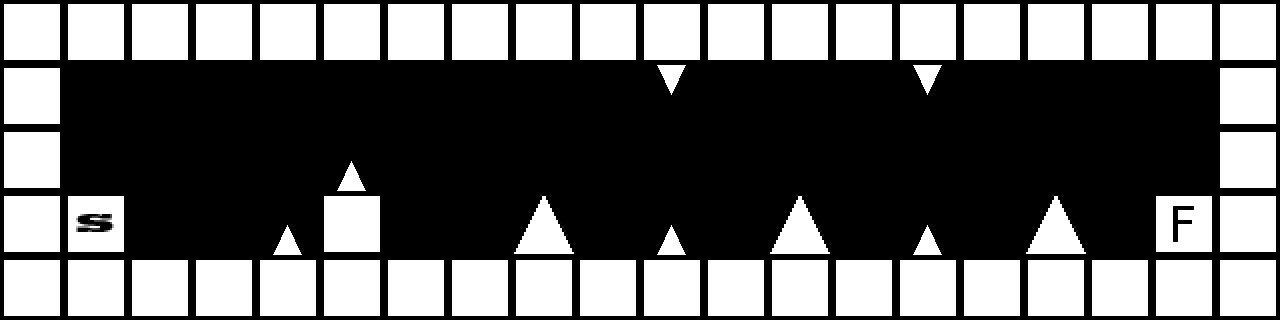

A 2D game scene composited from a Tiled map and its tileset images. What follows is a short description and the map's XML, with each tile layer's data collapsed to a summary:
An orthogonal 20x5 tile map with 64x64 px tiles, 1 tile layer (Blocks).

<map version="1.0" orientation="orthogonal" width="20" height="5" tilewidth="64" tileheight="64">
 <properties>
  <property name="DoubleJump" value="0" />
  <property name="GameMode" value="Race" />
  <property name="Gravity" value="3000" />
 </properties>
 <tileset firstgid="1" name="Sheet" tilewidth="64" tileheight="64">
  <image source="../../../TextureSheets/Sheet.png" width="256" height="256" />
 </tileset>
 <objectgroup name="Objects" width="20" height="5" />
 <layer name="Blocks" width="20" height="5">
  <data>[100 cells, 58 non-empty, 6 distinct tile ids]</data>
 </layer>
</map>
